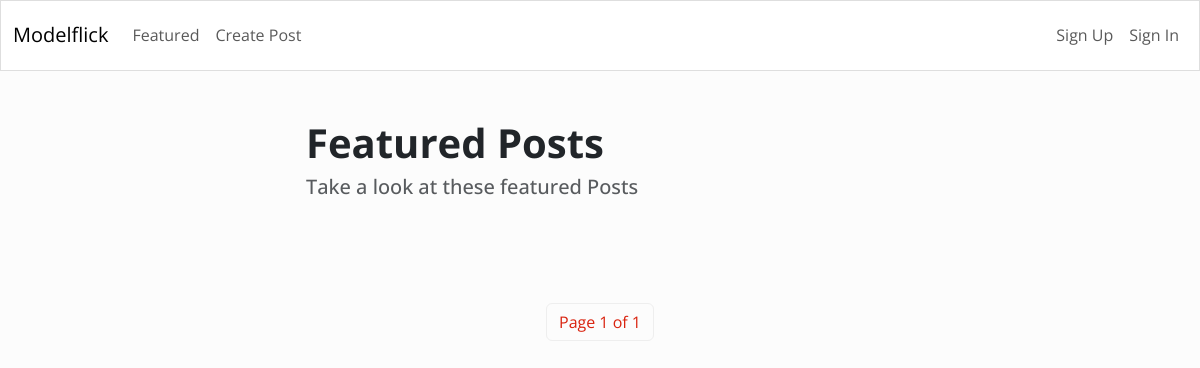
/featured/, run on an earlier commit of the app's database.
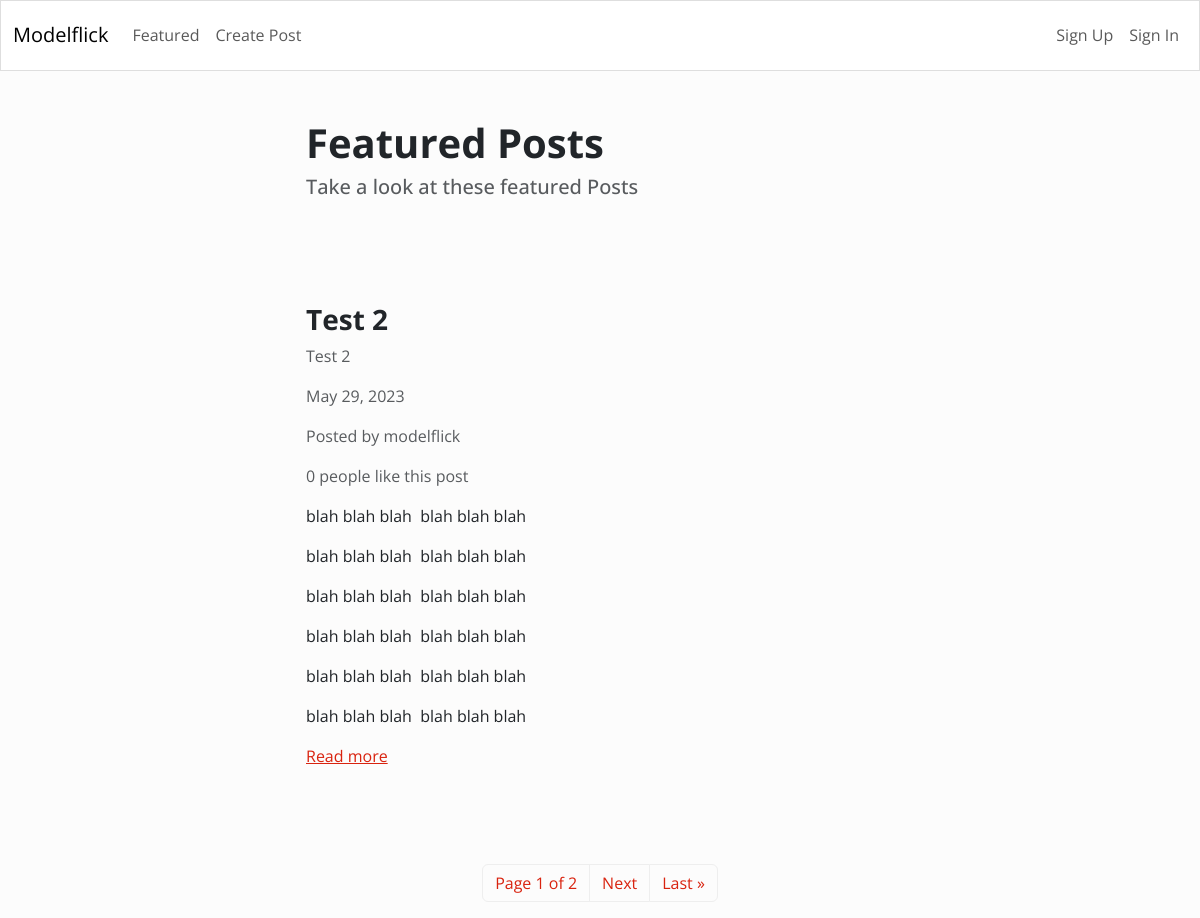
And on a later commit of the database.
### blog/models.py (models this page shows, shortened)
class Article(models.Model):
        title = models.CharField(max_length=255)
        content = HTMLField()
        date = models.DateField(auto_now_add= True)
        author = models.ForeignKey(User, on_delete=models.CASCADE)
        feature = models.BooleanField(default=False)
        likes = models.ManyToManyField(User, related_name='likes', blank=True)

### blog/views.py (the view)
# urls.py: path('featured/', Featured.as_view(), name='featured'),
class Featured(ListView):
    model = Article
    queryset = Article.objects.filter(feature=True).order_by('-date')
    template_name = 'blog/featured.html'
    paginate_by = 1

### blog/templates/blog/featured.html (shortened to what this page needs)
{% extends 'blog/base.html' %}
{% block content %}
    <div class="row">
        <div class="col-md-6 col-12 mx-md-auto mx-3 mt-5 mb-5">
            <h1 class="fw-bolder">Featured Posts</h1>
            <h5 class="text-muted">Take a look at these featured Posts</h5>
        </div>
    </div>
    {% for object in object_list %}
    <div class="row">
        <div class="col-md-6 col-11 mx-md-auto mx-3 mt-5 mb-5">
            <h3 class="fw-bold">{{object.title}}</h3>
            <p class="text-muted">{{object.title}}</p>
            <p class="text-muted">{{object.date}}</p>
            <p class="text-muted">Posted by {{object.author.username}}</p>
            {% if object.likes.count == 1 %}
                <p class="text-muted">{{object.likes.count}} person like this post</p>
            {% else %}
                <p class="text-muted">{{object.likes.count}} people like this post</p>
            {% endif %}
            <div class="my-3">
                {{ object.content|truncatewords_html:50|safe }}
            </div>
            <a href="{% url 'detail_article' object.id %}">Read more</a>
        </div>
    </div>
    {% endfor %}
    <nav>
        <ul class="pagination">
            <div class="mx-auto d-flex flex-row mt-5">
                <li class="page-item">
                    <a class="page-link" href="#">Page {{ page_obj.number }} of {{ page_obj.paginator.num_pages}}
                    </a>
                </li>
                {% if page_obj.has_next %}
                    <li class="page-item">
                        <a class="page-link" href="?page={{page_obj.next_page_number}}">Next</a>
                    </li>
                    <li class="page-item">
                        <a class="page-link" href="?page={{page_obj.paginator.num_pages}}">Last &raquo;</a>
                    </li>
                {% endif %}
            </div>
        </ul>
    </nav>
{% endblock content %}

What changed in the data, as far as the page shows it:
added Article: title "Test 2", date "May 29, 2023", author.username "modelflick", likes.count "0", content "blah blah blah blah blah blah blah blah blah blah blah blah blah blah blah blah blah blah blah blah blah blah blah blah blah blah blah blah blah blah blah blah blah blah blah blah"
Also different on the page:
{{ page_obj.paginator.num_pages }}: "1" → "2"
text now shown: "Next Last »"
